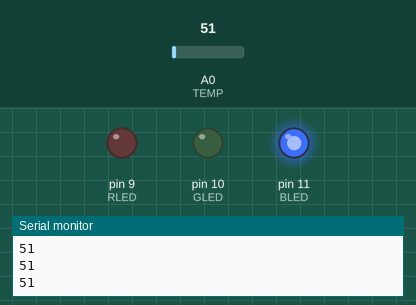
A sketch run on a simulated Arduino Uno, built with avr-gcc and run on an emulated ATmega328P. Shown: output pins drawn as LEDs (lit = HIGH), the last lines printed to the serial monitor. The test bench sets the inputs (shaded band); at power-on: A0 (TEMP) = 51.

Above: at 1.2 s.
1.3 s: A0 (TEMP) set to 132
2.8 s: A0 (TEMP) set to 146
At 3.7 s:
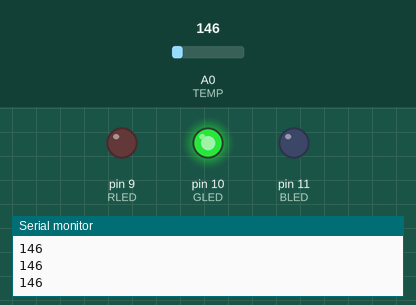
4.3 s: A0 (TEMP) set to 163
At 4.8 s:
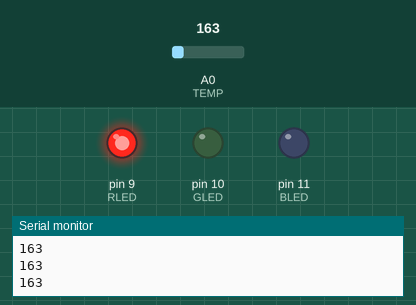
5.8 s: A0 (TEMP) set to 112
At 7.2 s:
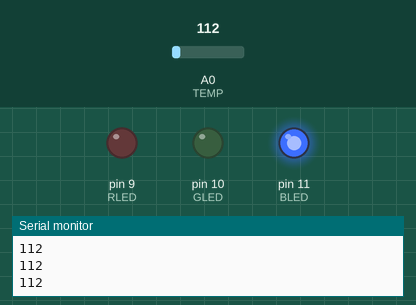
Timing chart, 0 to 8.3 s (numbered marks = the images above; inputs shaded):
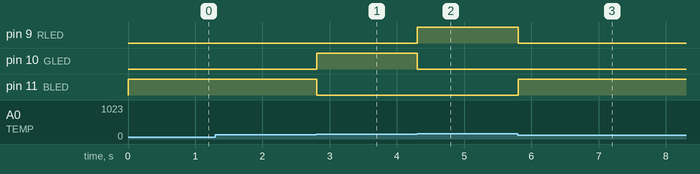

The sketch:

tempalert_sistematico.ino
```cpp
// Tres led que cambian de color segun la temperatura medida.

// =================
// Constants:
const int BLED=11;          //Blue LED on pin 9
const int GLED=10;         //Green LED on pin 10
const int RLED=9;         //Red LED on pin 11
const int TEMP=0;          //Temp Sensor is on pin A0
const int LIMITE_INFERIOR=139; //Lower Threshold
const int LIMITE_SUPERIOR=147; //Upper Threshold
const int TIME = 300;

int t = 0;

void setup()
{
  pinMode(RLED, OUTPUT);
  pinMode(GLED, OUTPUT);
  pinMode(BLED, OUTPUT);
  Serial.begin(9600);
}
// =================
// Data definitions:

// Temp is uno de:
// - Number[< 18]
// - Number[18, 22]
// - Number[> 22]
// interp. Temperatura en ºC donde:
//   Number[< 18]    es considerado frio
//   Number[18, 22]  es considerado aceptable
//   Number[> 22]    es considerado caliente
int T1 = 20;
int T2 = 30;

void fnForTemp(int t)
{
  if(t < 18){
    // t;
  }
  else if(18 <= t && t <= 22){
    // t;
  }
  else{
    // t;
  }
}

// Template rules used:
//  uno de: 3 casos
//  atomico no-distinto: Number[< 18]
//  atomico no-distinto: Number[18, 22]
//  atomico no-distinto: Number[> 22]


// =================
// Functions:

void loop()
{
// Temp -> Temp
// start the world with ...
  Serial.println(analogRead(TEMP));
  siguienteTemp(&t);     // Temp -> Temp
  render(&t);            // Temp -> Image
}

// Temp -> Temp
// produce the next
// siguienteTemp(14) // return analogRead(

int siguienteTemp(int* t)
{
  *t = analogRead(TEMP);
  return *t;
}

// Temp -> Image
// render ...
// !!!

void render(int *t)
{
  if(*t < LIMITE_INFERIOR){
    digitalWrite(BLED, HIGH);
    digitalWrite(GLED, LOW);
    digitalWrite(RLED, LOW);
  }
  else if(LIMITE_INFERIOR <= *t && *t <= LIMITE_SUPERIOR){
    digitalWrite(BLED, LOW);
    digitalWrite(GLED, HIGH);
    digitalWrite(RLED, LOW);
  }
  else{
    digitalWrite(BLED, LOW);
    digitalWrite(GLED, LOW);
    digitalWrite(RLED, HIGH);
  }
}
```

Measured:
- the behaviour switches between 138 and 139 on A0 (TEMP) (found by bisection; images 0 and 1)
- after the input at 2.8 s, pin 10 (GLED): LOW → HIGH at once; pin 11 (BLED): HIGH → LOW at once
- after the input at 4.3 s, pin 9 (RLED): LOW → HIGH at once; pin 10 (GLED): HIGH → LOW at once
- after the input at 5.8 s, pin 9 (RLED): HIGH → LOW at once; pin 11 (BLED): LOW → HIGH at once
